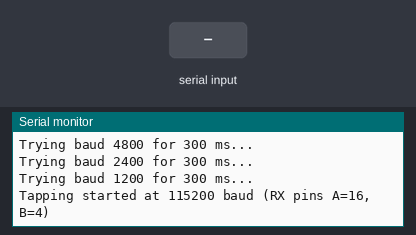
Recording of a sketch running on a simulated ESP32. On the bench: the last lines printed to the serial monitor. Inputs (shaded band) come from the test bench.

Above: at 3.6 s.
3.7 s: "1" received over the second serial link
At 4.9 s:
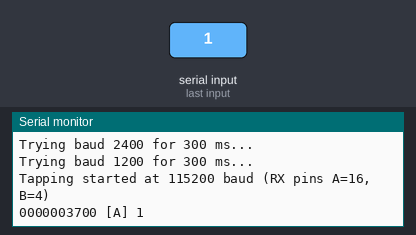
5.2 s: "0" received over the second serial link
At 6.3 s:
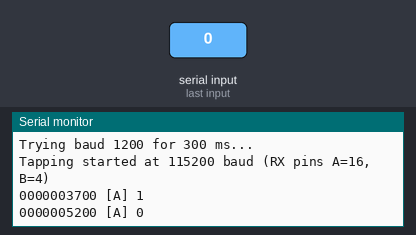
6.7 s: "2" received over the second serial link
At 7.5 s:
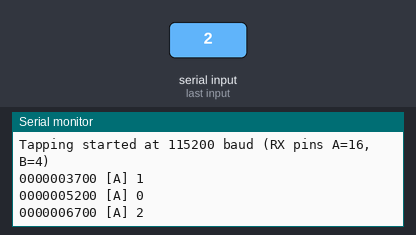
Timing chart, 0 to 9.7 s (numbered marks = the images above; inputs shaded):
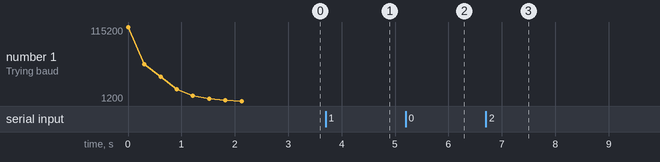

The sketch:

serial-tapping.ino
```cpp
// Serial Tap for ESP32 (Arduino)
// Listens on two UARTs (receive-only) and prints to USB Serial console.
// WARNING: DO NOT connect ±12V RS232 directly to ESP32. Use level shifter (MAX232) or TTL level shifter.

#include <Arduino.h>

// Pins you choose for RX taps (change as needed)
const int RX_PIN_SIDE_A = 16; // e.g. device -> PC TX tap
const int RX_PIN_SIDE_B = 4;  // e.g. PC -> device TX tap

// Which UART numbers to use (ESP32 supports UART 0,1,2)
HardwareSerial TapA(1); // UART1
HardwareSerial TapB(2); // UART2

// Baud configuration
bool autoScanBaud = true;   // try multiple common baud rates if true
int fixedBaud = 9600;       // used if autoScanBaud == false
int uartConfig = SERIAL_8N1; // change if you need parity/stopbits (SERIAL_7E1, etc)

// Bauds to try (if auto scanning)
const int baudList[] = {115200, 57600, 38400, 19200, 9600, 4800, 2400, 1200};
const int NUM_BAUDS = sizeof(baudList)/sizeof(baudList[0]);

unsigned long lastPrint = 0;

String hexPrintable(uint8_t b) {
  if (b >= 32 && b <= 126) {
    // printable ascii
    return String((char)b);
  } else {
    char buf[8];
    sprintf(buf, "\\x%02X", b);
    return String(buf);
  }
}

void printFromTap(HardwareSerial &ser, const char *label) {
  while (ser.available()) {
    int c = ser.read();
    // print timestamp, label, ascii (or hex if non-printable)
    if (c >= 32 && c <= 126) {
      Serial.printf("%010lu [%s] %c\n", millis(), label, (char)c);
    } else {
      Serial.printf("%010lu [%s] %s\n", millis(), label, hexPrintable((uint8_t)c).c_str());
    }
  }
}

void beginTap(int baud) {
  // beginTap on both UARTs with RX pin only (txPin = -1)
  // Serial.begin is USB console
  TapA.begin(baud, uartConfig, RX_PIN_SIDE_A, -1);
  TapB.begin(baud, uartConfig, RX_PIN_SIDE_B, -1);
  Serial.printf("Tapping started at %d baud (RX pins A=%d, B=%d)\n", baud, RX_PIN_SIDE_A, RX_PIN_SIDE_B);
}

void setup() {
  Serial.begin(115200);
  while (!Serial) { delay(5); } // wait for USB serial
  Serial.println();
  Serial.println("ESP32 Serial Tap - starting...");

  if (!autoScanBaud) {
    beginTap(fixedBaud);
  } else {
    // quick brute-force: try each baud for a short time and print what we see
    for (int i = 0; i < NUM_BAUDS; ++i) {
      int b = baudList[i];
      Serial.printf("Trying baud %d for 300 ms...\n", b);
      TapA.begin(b, uartConfig, RX_PIN_SIDE_A, -1);
      TapB.begin(b, uartConfig, RX_PIN_SIDE_B, -1);

      unsigned long t0 = millis();
      while (millis() - t0 < 300) {
        printFromTap(TapA, "A");
        printFromTap(TapB, "B");
        delay(5);
      }
      // stop to try next rate
      TapA.end();
      TapB.end();
    }
    // After scan, start on the most common (115200) — change if you prefer
    beginTap(115200);
  }
}

void loop() {
  // read and print any data from the tapped lines
  printFromTap(TapA, "A"); // label "A" = RX_PIN_SIDE_A (device->PC)
  printFromTap(TapB, "B"); // label "B" = RX_PIN_SIDE_B (PC->device)

  // small delay to avoid hogging CPU
  delay(1);
}
```

Measured:
- after the input at 3.7 s, the serial monitor: prints a new line at once (image 1)
- after the input at 5.2 s, the serial monitor: prints a new line at once (image 2)
- after the input at 6.7 s, the serial monitor: prints a new line at once (image 3)
